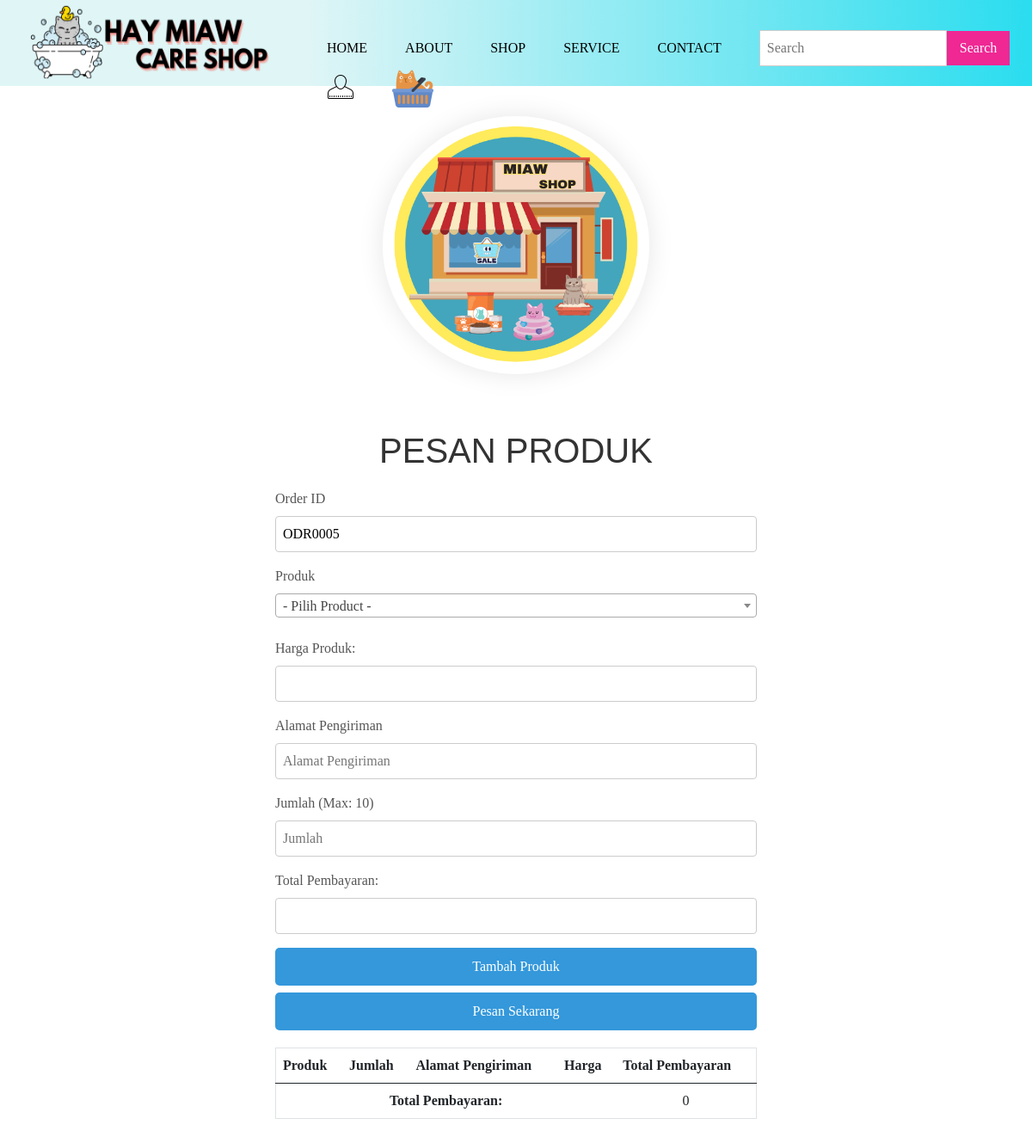
Page /cart.php on the earlier database version.
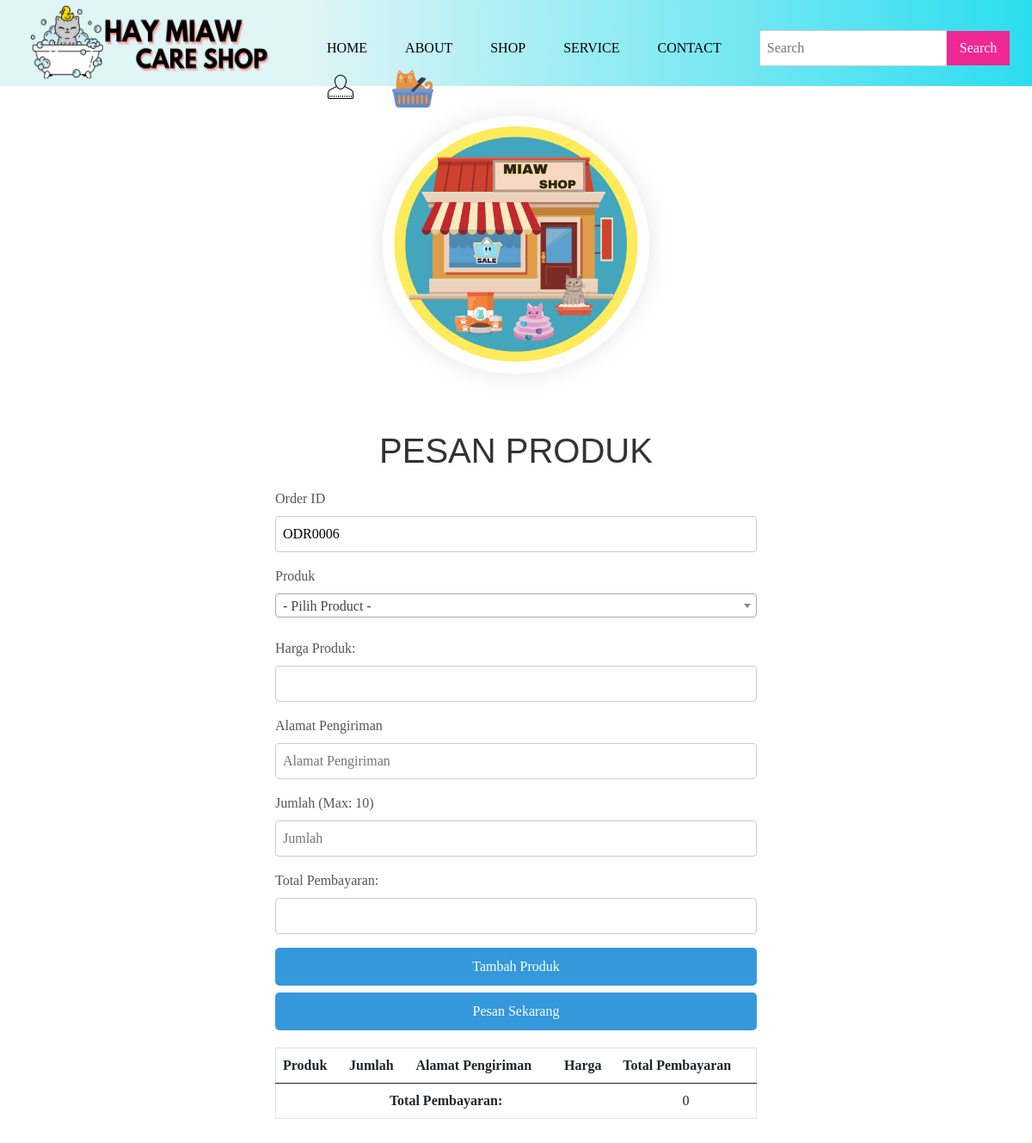
Same page on the later database version.
### tables this page shows
CREATE TABLE `order` (
  `order_id` varchar(15) NOT NULL,
  `orderdate` date DEFAULT NULL,
  `customerid` int DEFAULT NULL,
  `alamat` varchar(255) DEFAULT NULL,
  `total_bayar` int DEFAULT NULL,
  `status` int DEFAULT NULL
);

### cart.php (the view, shortened to what this page needs)
<!DOCTYPE html>
<html>
<head>
    <link rel="stylesheet" href="style.css">
    <link rel="stylesheet" href="https://cdn.jsdelivr.net/npm/bootstrap@5.0.0/dist/css/bootstrap.min.css">
    <link href="https://cdnjs.cloudflare.com/ajax/libs/select2/4.0.13/css/select2.min.css" rel="stylesheet" />
</head>
<body>
    <div class="navigasi">
        <div class="logo">
            <img src="images/logo.png" width="360" height="98">
        </div>
        <div class="menu">
            <ul>
                <li><a href="index.php">Home</a></li>
                <li><a href="about.php">About</a></li>
                <li class="submenu">
                    <a href="shop.php">SHOP</a>
                </li>
                <li class="submenu">
                    <a href="miaw.html">Service</a>
                </li>
                <li><a href="https://api.whatsapp.com/">Contact</a></li>
                <li class="search-box">
                    <form action="#" method="get">
                        <input type="text" name="query" placeholder="Search">
                        <button type="submit">Search</button>
                    </form>
                </li>
                <li class="submenuakun">
                    <img src="images/akun1.png"></a>
                </li>
                <li><a href="cart.php"><img src="images/cart.png"></a></li>
            </ul>
        </div>
    </div>
    <div class="logoone">
        <img src="images/miaw3.png" width="310" height="300" loading="lazy" alt="" class="img">
    </div>
    <div class="pemesanan-produk">
        <center>
            <h1>PESAN PRODUK</h1>
        </center>
        <form class="form-group" id="order-form">
            <?php
            include 'koneksi.php';
            function generateOrderID($conn)
            {
                try {
                    $sql = "SELECT order_id FROM `order` ORDER BY order_id DESC LIMIT 1";
                    $result = $conn->query($sql);
                    if ($result !== false && $result->num_rows > 0) {
                        $row = $result->fetch_assoc();
                        $lastID = $row['order_id'];
                        $numericPart = substr($lastID, 3);
                        $increment = (int) $numericPart + 1;
                        $newID = sprintf("ODR%04d", $increment);
                        return $newID;
                    } else {
                        return "ODR0001";
                    }
                } catch (Exception $e) {
                    echo "Error: " . $e->getMessage();
                    return "ODR0001";
                }
            }
            $orderID = generateOrderID($conn);
            ?>
            <label for="order_id">Order ID</label>
            <input id="order_id" type="text" name="order_id" value="<?php echo htmlspecialchars($orderID); ?>" readonly
                required>
            <label for="kategori_produk">Produk</label>
            <br><br>
            <label for="harga">Harga Produk:</label>
            <input type="text" id="harga" name="harga" readonly required>
            <label for="alamat_pengiriman">Alamat Pengiriman</label>
            <input id="alamat_pengiriman" type="text" name="alamat_pengiriman" placeholder="Alamat Pengiriman" required>
            <label for="jumlah">Jumlah (Max: 10)</label>
            <input id="jumlah" type="number" name="jumlah" placeholder="Jumlah" max="10" required>
            <label for="total_pembayaran">Total Pembayaran:</label>
            <input type="text" id="total_pembayaran" name="total_pembayaran" readonly required>
            <button id="tambah_produk" type="button" class="btn-primary" onclick="addProduct()">Tambah Produk</button>
            <button id="kirim" type="button" class="btn-primary" onclick="submitOrder()">Pesan Sekarang</button>
        </form>
        <table id="order-table" class="table">
            <thead>
                <tr>
                    <th>Produk</th>
                    <th>Jumlah</th>
                    <th>Alamat Pengiriman</th>
                    <th>Harga</th>
                    <th>Total Pembayaran</th>
                </tr>
            </thead>
            <tfoot>
                <tr>
                    <td colspan="4"><strong>Total Pembayaran:</strong></td>
                    <td><span id="total_pembayaran_display">0</span></td>
                </tr>
            </tfoot>
        </table>
    </div>
</body>
</html>

Differences in the rows shown:
no longer on this page (row edited): order: order_id "ODR0005"
added order: order_id "ODR0006"
